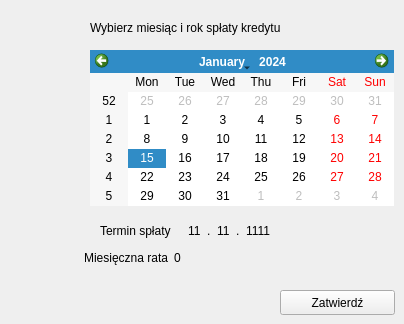
       <widget class="QWidget" name="page_18_credit_date">
        <widget class="QCalendarWidget" name="calendarWidget_2">
         <property name="geometry">
          <rect>
           <x>90</x>
           <y>50</y>
           <width>304</width>
           <height>156</height>
          </rect>
         </property>
        </widget>
        <widget class="QPushButton" name="pushButton_cr_submit">
         <property name="geometry">
          <rect>
           <x>280</x>
           <y>290</y>
           <width>115</width>
           <height>25</height>
          </rect>
         </property>
         <property name="text">
          <string>Zatwierdź</string>
         </property>
        </widget>
        <widget class="QLabel" name="label_60">
         <property name="geometry">
          <rect>
           <x>90</x>
           <y>20</y>
           <width>271</width>
           <height>16</height>
          </rect>
         </property>
         <property name="text">
          <string>Wybierz miesiąc i rok spłaty kredytu</string>
         </property>
        </widget>
        <widget class="QWidget" name="layoutWidget">
         <property name="geometry">
          <rect>
           <x>60</x>
           <y>250</y>
           <width>221</width>
           <height>16</height>
          </rect>
         </property>
         <layout class="QHBoxLayout" name="horizontalLayout_4">
          <item>
           <widget class="QLabel" name="label_41">
            <property name="text">
             <string>Miesięczna rata</string>
            </property>
            <property name="alignment">
             <set>Qt::AlignRight|Qt::AlignTrailing|Qt::AlignVCenter</set>
            </property>
           </widget>
          </item>
          <item>
           <widget class="QLabel" name="label_cr_rata">
            <property name="text">
             <string>0</string>
            </property>
           </widget>
          </item>
         </layout>
        </widget>
        <widget class="QWidget" name="layoutWidget">
         <property name="geometry">
          <rect>
           <x>100</x>
           <y>220</y>
           <width>171</width>
           <height>22</height>
          </rect>
         </property>
         <layout class="QHBoxLayout" name="horizontalLayout_3">
          <item>
           <widget class="QLabel" name="label_40">
            <property name="text">
             <string>Termin spłaty</string>
            </property>
           </widget>
          </item>
          <item>
           <spacer name="horizontalSpacer_7">
            <property name="orientation">
             <enum>Qt::Horizontal</enum>
            </property>
            <property name="sizeHint" stdset="0">
             <size>
              <width>40</width>
              <height>20</height>
             </size>
            </property>
           </spacer>
          </item>
          <item>
           <widget class="QLabel" name="label_cr_day">
            <property name="text">
             <string>11</string>
            </property>
           </widget>
          </item>
          <item>
           <widget class="QLabel" name="label_61">
            <property name="text">
             <string>.</string>
            </property>
           </widget>
          </item>
          <item>
           <widget class="QLabel" name="label_cr_mon">
            <property name="text">
             <string>11</string>
            </property>
           </widget>
          </item>
          <item>
           <widget class="QLabel" name="label_62">
            <property name="text">
             <string>.</string>
            </property>
           </widget>
          </item>
          <item>
           <widget class="QLabel" name="label_cr_year">
            <property name="text">
             <string>1111</string>
            </property>
           </widget>
          </item>
         </layout>
        </widget>
       </widget>
